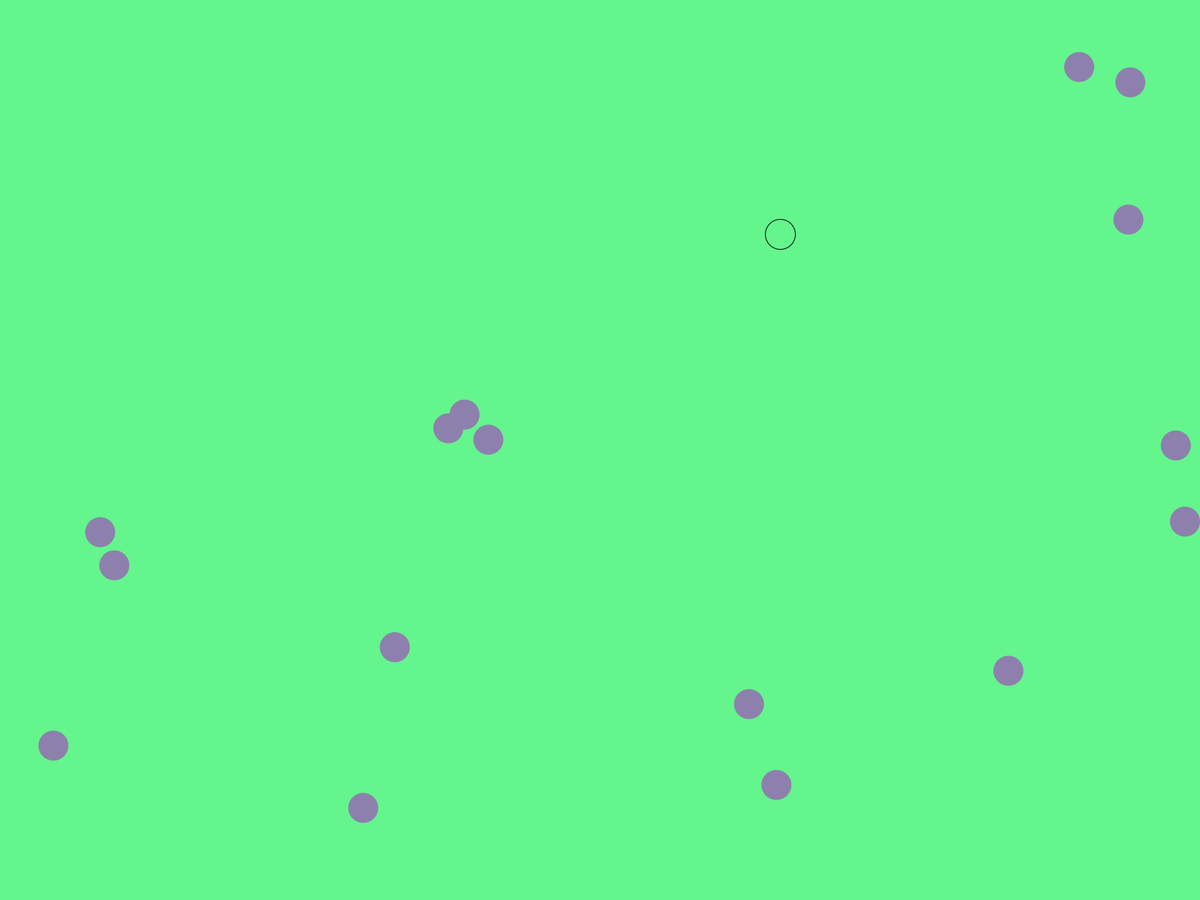
Frame 1 (no input)
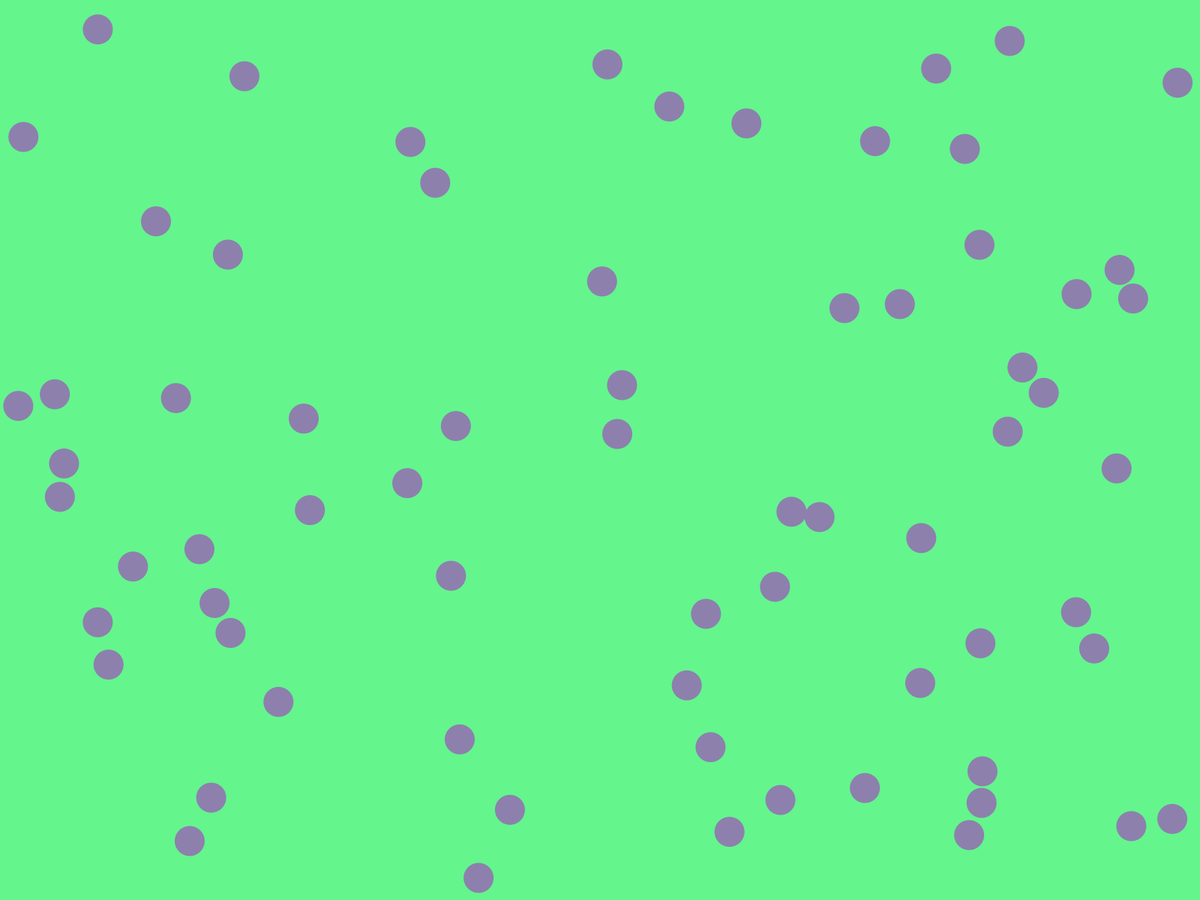
Frame 60 (the mouse pressed at the canvas centre just before this capture)
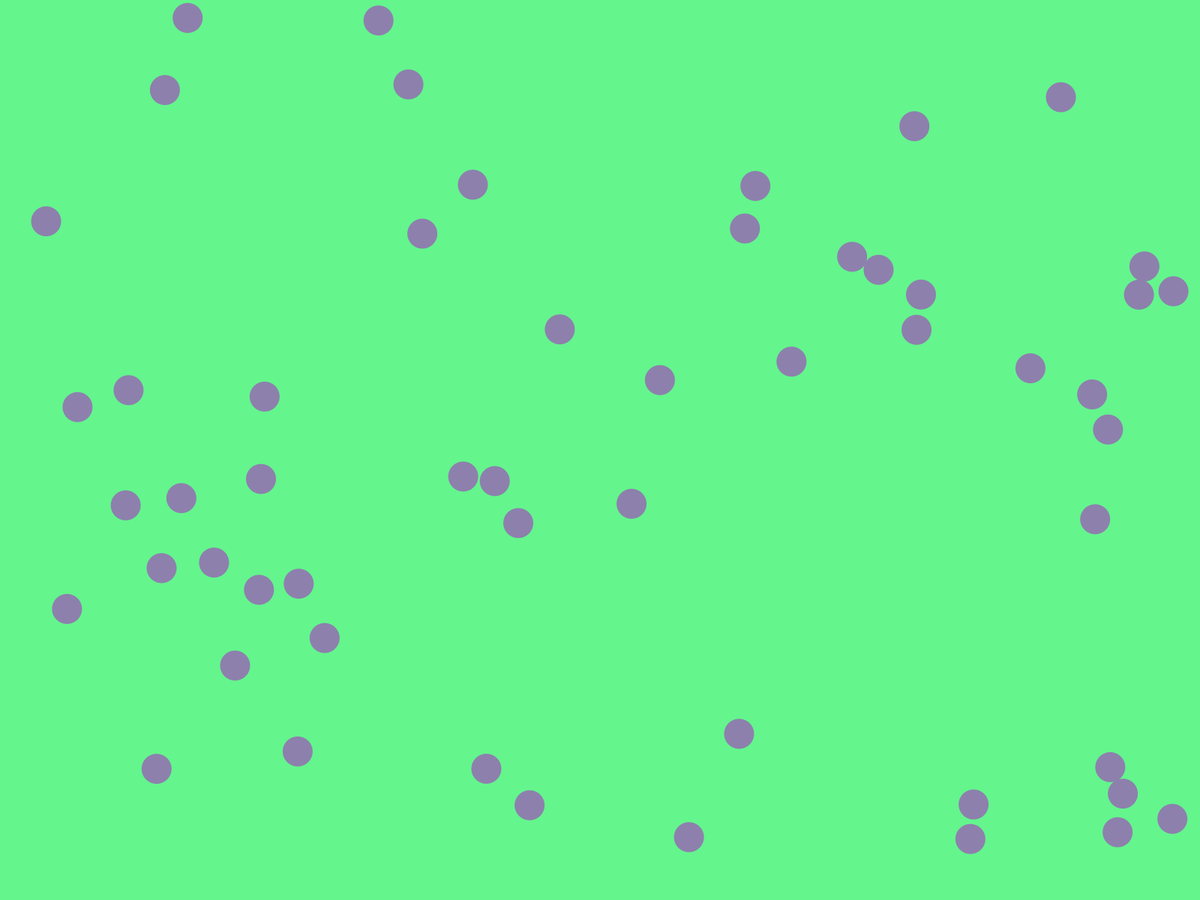
Frame 120 (the mouse held since frame 60 and released just before this capture)

The Processing sketch that drew these frames (run headless with seeded random() and noise(); from frame 60 on, the mouse is pressed at the canvas centre):

// Processing sketch: billiards
// ── billiards.pde
float SPEED = 5;
float R = 20	;
int NUMBER = 100;
Ball[] balls = new Ball[NUMBER];
float des=1	;
void setup() {
	fullScreen();
	background(0);

	float angle = TWO_PI / NUMBER;
	for (int i = 0; i < NUMBER; i++) {
		float addx = cos(angle * i);
		float addy = sin(angle * i);
		balls[i] = new Ball(
			random(width),random(height), 
			SPEED * addx + 1, SPEED * addy  + 1, i, balls);
	}
}

void draw() {
	background(#64F58D);
	for (int i = 0; i < NUMBER; i++) {
		balls[i].clearVector();
	}
	for (int i = 0; i < NUMBER; i++) {
		Ball ball = (Ball) balls[i];
		ball.collide();
		ball.move();
		ball.draw();
	}
}

class Ball
{
	float x, y;
	float vx, vy;
	PVector target = new PVector();
	PVector impulse = new PVector(1, 1);
	int id;
	Ball[] others;
	int count=0;
	Ball(
		float _x, float _y, float _vx, float _vy, int _id, Ball[] _others) {
		x = _x;
		y = _y;
		vx = _vx;
		vy = _vy;
		id = _id;
		others = _others;
	}

	void move() {
		vx *= impulse.x;   
		x = x + vx + target.x;

		if (x - R <= 0) {
			x = R;
			vx *= -1*des;
			count=60;
		}
		if (x + R >= width) {
			x = width - R;
			vx *= -1*des;
			count=60;
		}

		vy *= impulse.y;
		y = y + vy + target.y;

		if (y - R <= 0) {
			y = R;
			vy *= -1*des;
			count=60;
		}
		if (y + R >= height) {
			y = height - R;
			vy *= -1*des;
			count=60;
		}
	}

	void draw() {
		if(0<count){
			fill(#8D80AD);
			noStroke();
			count--;
		}
		else{
			noFill();
		}
		ellipse(x, y, R * 2, R * 2);
	}

	void clearVector() {
		target.x = 0;
		target.y = 0;
		impulse.x = 1;
		impulse.y = 1;
	}
	void collide() {
		for (int i = id + 1; i < NUMBER; i++) {
			Ball otherBall = (Ball) others[i];
			float dx = otherBall.x - x;
			float dy = otherBall.y - y;
			float distance =sqrt(dx * dx + dy * dy);
			if (distance <= R * 2) {
				count=60;
				vx*=des;
				vy*=des;
				float angle = atan2(dy, dx);
				float push_distance = R * 2 - distance;
				float push_x = push_distance * cos(angle);
				float push_y = push_distance * sin(angle);

				target.x -= push_x;
				target.y -= push_y;        
				otherBall.target.x += push_x;
				otherBall.target.y += push_y;
				if ((vx >= 0 && vx - otherBall.vx >= 0) || (vx < 0 && vx - otherBall.vx < 0)) {
					impulse.x = -1;
				}

				if (vx * otherBall.vx <= 0) {
					otherBall.impulse.x = -1;
				}

				if ((vy >= 0 && vy - otherBall.vy >= 0) || (vy < 0 && vy - otherBall.vy < 0)) {
					impulse.y = -0.1;
				}

				if (vy *  otherBall.vy <= 0) {
					otherBall.impulse.y = -1;
				}
			}
		}
	}
}
/*float yoah=1;
float kdn=390;
float kun=10;
float krn=510;
float kln=10;
Ball[]b;
float rad=50;
int howMany=50;
void setup() {
	fullScreen();
	ellipseMode(CENTER);
	b=new Ball[howMany];
	for(int i=0;i<b.length;i++){
		b[i]=new Ball(random(rad,width-rad),random(rad, height-rad),random(360),i,b);
	}
}

void draw() {
	background(255);
	for(int i=0;i<b.length;i++){
		b[i].update();
	}
}

class Ball{
	float vx, vy;
	PVector target = new PVector();
	float a;
	float xstep,ystep;
	int id;
	Ball[]other
	Ball(float x,float y,float a,int id,Ball[]other){
		p=new PVector(x,y);
		this.a=a;
		xstep=2;
		ystep=2;
		this.id=id;
		this.other=other;
	}
	void update(){
		stroke(0);
		p.x+=cos(radians(a))*xstep;
		p.y+=sin(radians(a))*ystep;
		if(p.x<rad/2||width-rad/2<p.x){
			xstep*=-1;
		}
		if(p.y<rad/2||height-rad/2<p.y){
			ystep*=-1;
		}
		ellipse(p.x,p.y,rad,rad);
	}
	void collider(){
		for(int i=id+1;i<howMany;i++){
			Ball otherBall = (Ball) others[i];
			float dx = otherBall.p.x - p.x;
			float dy = otherBall.p.y - p.y;
			float distance =sqrt(dx * dx + dy * dy);
			if (distance <= R * 2) {
				float angle = atan2(dy, dx);
				float push_distance = R * 2 - distance;
				float push_x = push_distance * cos(radians(a));
				float push_y = push_distance * sin(radians(a));

				target.x -= push_x;
				target.y -= push_y;
				otherBall.target.x += push_x;
				otherBall.target.y += push_y;

				if ((vx >= 0 && vx - otherBall.vx >= 0) || (vx < 0 && vx - otherBall.vx < 0)) {
					impulse.x = -1;
				}

				if (vx * otherBall.vx <= 0) {
					otherBall.impulse.x = -1;
				}

				if ((vy >= 0 && vy - otherBall.vy >= 0) || (vy < 0 && vy - otherBall.vy < 0)) {
					impulse.y = -1;
				}

				if (vy *  otherBall.vy <= 0) {
					otherBall.impulse.y = -1;
				}
			}
		}
	}
}*/
